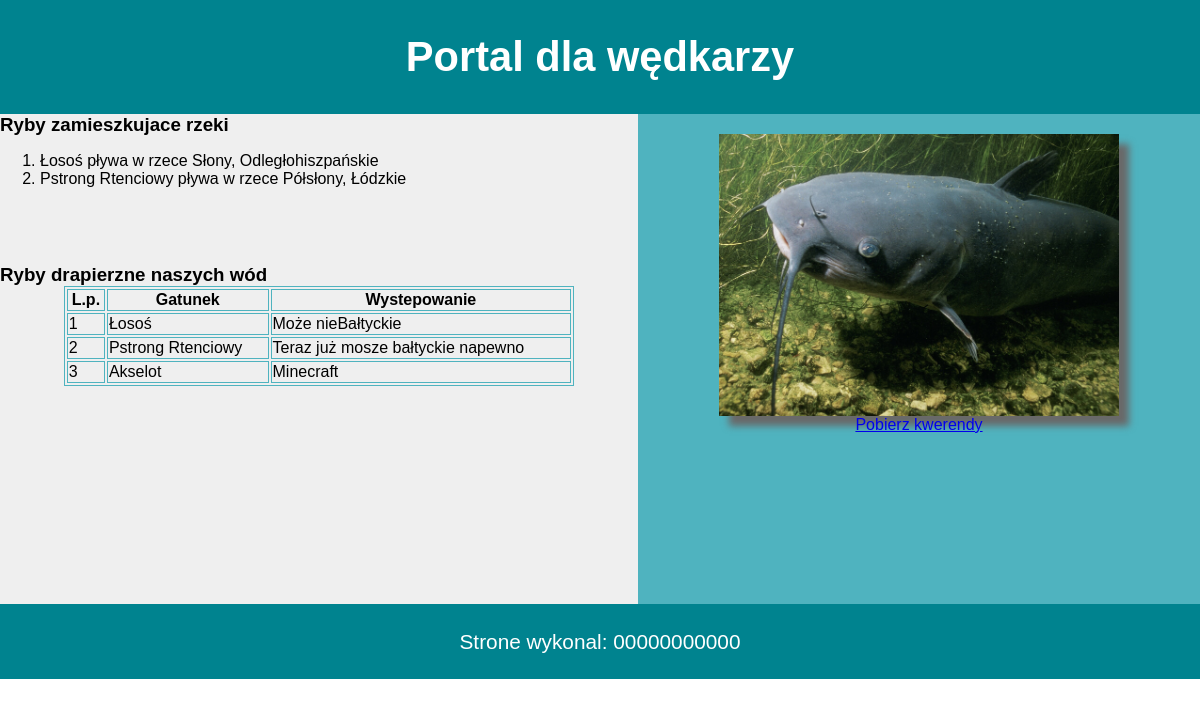
/wedkuj.php, run on the app's committed database.
### tables this page shows
CREATE TABLE Lowisko(
    id int UNSIGNED AUTO_INCREMENT NOT NULL PRIMARY KEY,
    Ryby_id int UNSIGNED NOT NULL,
    akwen TEXT,
    wojewodztwo TEXT,
    rodzaj INTEGER,
    FOREIGN KEY (Ryby_id) REFERENCES Ryby(id)
);

CREATE TABLE Ryby(
    id int UNSIGNED AUTO_INCREMENT NOT NULL PRIMARY KEY,
    nazwa TEXT,
    wystepowanie TEXT,
    styl_zycia INTEGER
);

### skrypt2.php (the view, shortened to what this page needs)
<?php
    function skrypt2() {
        $link = mysqli_connect("localhost", "root", "", "wedkowanie");
        $sql = "SELECT id, nazwa, wystepowanie FROM Ryby WHERE styl_zycia = 1;";
        $result = mysqli_query($link, $sql);
            if(mysqli_num_rows($result) > 0){
                while($row = mysqli_fetch_array($result)){
                    echo "
                    <tr>
                        <td>
                            {$row['id']}
                        </td>
                        <td>
                            {$row['nazwa']}
                        </td>
                        <td>
                            {$row['wystepowanie']}
                        </td>
                    </tr>";
                }
            } else{
                echo "No records matching your query were found.";
            }
        }
?>

### wedkuj.php (shortened to what this page needs)
<!DOCTYPE html>
<html lang="pl">
  <head>
    <link rel="stylesheet" href="styl_1.css" />
  </head>
  <body>
    <div class="baner">
      <h1>Portal dla wędkarzy</h1>
    </div>
    <div class="srodek">
      <div class="lewa">
        <div class="gora">
          <h3>Ryby zamieszkujace rzeki</h3>
          <ol>
            <?php
            include_once 'skrypt1.php';
            skrypt1();
            ?>
          </ol>
        </div>
        <div class="dol">
          <h3>Ryby drapierzne naszych wód</h3>
          <table class="tabela">
            <tr>
              <th>L.p.</th>
              <th>Gatunek</th>
              <th>Wystepowanie</th>
            </tr>
            <?php
            include_once 'skrypt2.php';
            skrypt2();
            ?>
          </table>
        </div>
      </div>
      <div class="prawa">
        <img src="ryba1.jpg" alt="Sum" />
        <a href="kwerendy.txt">Pobierz kwerendy</a>
      </div>
    </div>
    <div class="stopka">
      <p>Strone wykonal: 00000000000</p>
    </div>
  </body>
</html>

### skrypt1.php (shortened to what this page needs)
<?php
    function skrypt1() {
        $link = mysqli_connect("localhost", "root", "", "wedkowanie");
        $sql = "SELECT nazwa, akwen, wojewodztwo FROM Ryby LEFT JOIN Lowisko ON Ryby.id = Lowisko.ryby_id WHERE rodzaj = 3;";
        $result = mysqli_query($link, $sql);
            if(mysqli_num_rows($result) > 0){
                while($row = mysqli_fetch_array($result)){
                    echo "
                        <li>
                            {$row['nazwa']} pływa w rzece
                            {$row['akwen']},
                            {$row['wojewodztwo']}
                        </li>";
                }
            } else{
                echo "No records matching your query were found.";
            }
        }
?>

### styl_1.css (style rules this page uses)
body { font-family: Helvetica; margin: 0; }
h3 { margin: 0; }
.baner { background-color: #00838f; color: white; padding: 5px; font-size: 130%; text-align: center; }
.srodek { display: flex; }
.lewa { width: 55%; background-color: #efefef; }
.gora { background-color: #efefef; height: 150px; }
.dol { background-color: #efefef; height: 300px; }
.tabela { border: 1px solid #4fb3bf; margin: auto; width: 80%; }
tr { border: 1px solid #4fb3bf; }
th { border: 1px solid #4fb3bf; }
td { border: 1px solid #4fb3bf; }
.prawa { background-color: #4fb3bf; width: 45%; height: 450px; text-align: center; display: flex; flex-direction: column; padding: 20px; }
img { width: 400px; box-shadow: 10px 10px 7px dimgray; margin: 0 auto; }
.stopka { background-color: #00838f; color: white; padding: 5px; font-size: 130%; text-align: center; }

### data on the page
lowisko: Ryby.nazwa "Łosoś", akwen "Słony", wojewodztwo "Odległohiszpańskie"
lowisko: Ryby.nazwa "Pstrong Rtenciowy", akwen "Półsłony", wojewodztwo "Łódzkie"
ryby: id "1", nazwa "Łosoś", wystepowanie "Może nieBałtyckie"
ryby: id "2", nazwa "Pstrong Rtenciowy", wystepowanie "Teraz już mosze bałtyckie napewno"
ryby: id "3", nazwa "Akselot", wystepowanie "Minecraft"
